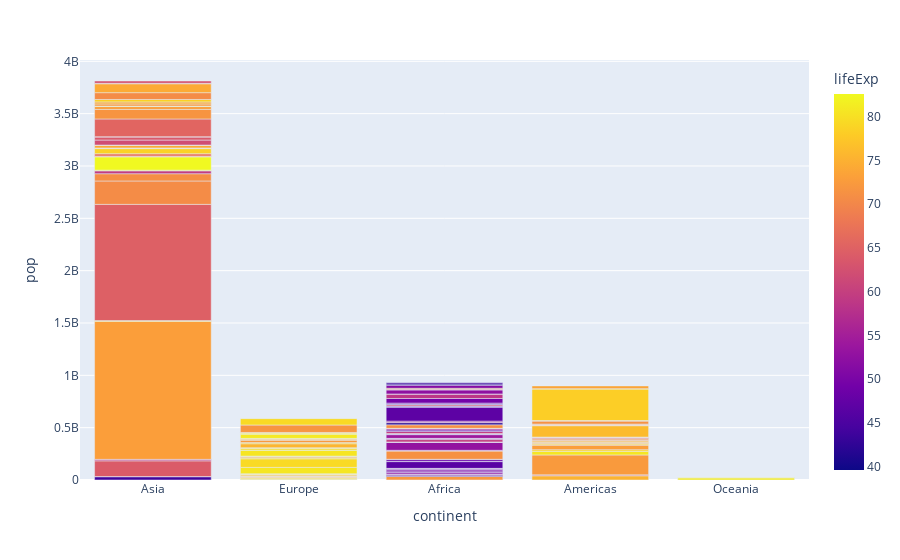

The notebook cell saved with this chart:
### Code cell
px.bar(df, x='continent', y='pop', hover_name='country', height=700, color='lifeExp')

### Figure 1 — Plotly figure (JSON) as saved in the notebook; plotly's stock layout.template omitted (floating-point values rounded to 4 significant figures; data arrays with more than 128 entries replaced by an {"elided": "..."} marker saying what was removed)
{"data": [{"alignmentgroup": "True", "hovertemplate": "<b>%{hovertext}</b><br><br>continent=%{x}<br>pop=%{y}<br>lifeExp=%{marker.color}<extra></extra>", "hovertext": {"elided": "142 str values"}, "legendgroup": "", "marker": {"color": {"elided": "142 float values"}, "coloraxis": "coloraxis", "pattern": {"shape": ""}}, "name": "", "offsetgroup": "", "orientation": "v", "showlegend": false, "textposition": "auto", "type": "bar", "x": {"elided": "142 str values"}, "xaxis": "x", "y": {"elided": "142 int values"}, "yaxis": "y"}], "layout": {"autosize": true, "barmode": "relative", "coloraxis": {"colorbar": {"title": {"text": "lifeExp"}}, "colorscale": [[0, "#0d0887"], [0.1111, "#46039f"], [0.2222, "#7201a8"], [0.3333, "#9c179e"], [0.4444, "#bd3786"], [0.5556, "#d8576b"], [0.6667, "#ed7953"], [0.7778, "#fb9f3a"], [0.8889, "#fdca26"], [1, "#f0f921"]]}, "legend": {"tracegroupgap": 0}, "margin": {"t": 60}, "xaxis": {"anchor": "y", "autorange": true, "domain": [0, 1], "range": [-0.5, 4.5], "title": {"text": "continent"}, "type": "category"}, "yaxis": {"anchor": "x", "autorange": true, "domain": [0, 1], "range": [0, 4013000000.0], "title": {"text": "pop"}, "type": "linear"}}}
